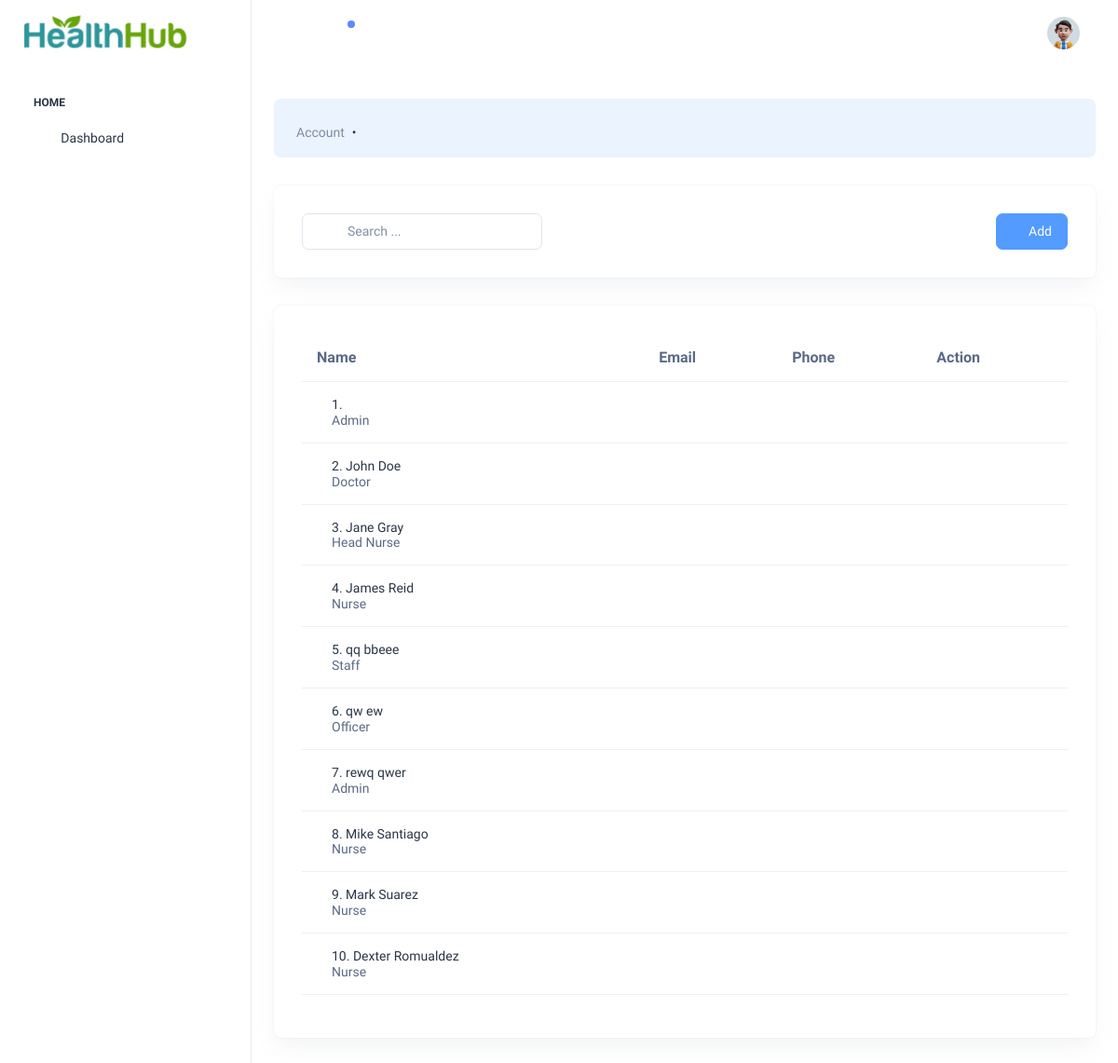
Page /pages/accounts--.php on the earlier database version.
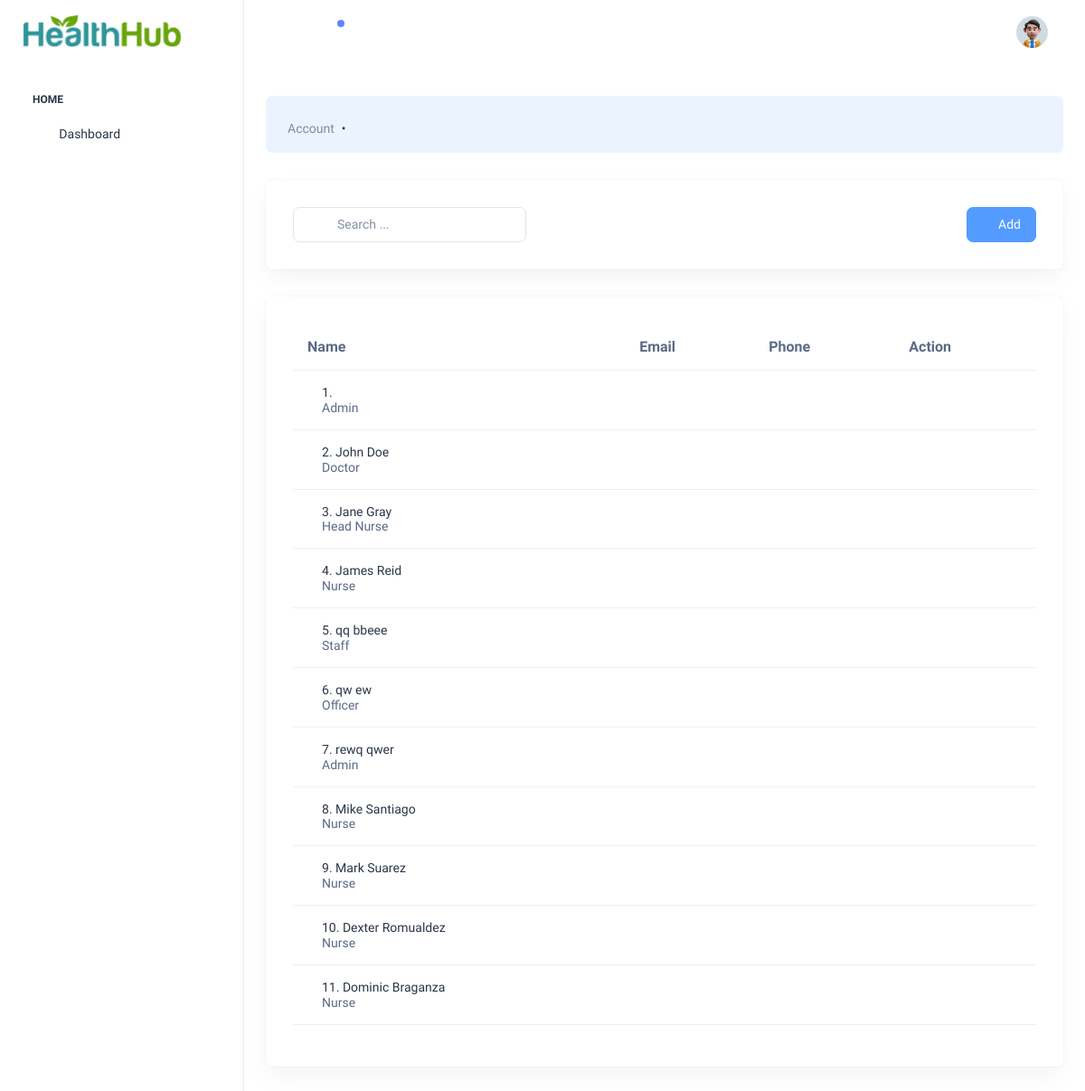
Same page on the later database version.
### tables this page shows
CREATE TABLE `account` (
  `Id` tinyint(11) NOT NULL AUTO_INCREMENT,
  `username` varchar(100) NOT NULL DEFAULT '',
  `password` varchar(100) NOT NULL,
  `firstName` varchar(150) DEFAULT NULL,
  `lastName` varchar(150) DEFAULT NULL,
  `status` varchar(255) DEFAULT 'Inactive',
  `role` varchar(20) DEFAULT 'Customer',
  `dateAdded` date DEFAULT NULL,
  `drSpecialtyId` int(11) DEFAULT NULL,
  `nHeadNurseId` int(11) DEFAULT NULL,
  `departmentId` int(11) DEFAULT NULL,
  `shiftStart` time DEFAULT NULL,
  `shiftEnd` time DEFAULT NULL,
  PRIMARY KEY (`Id`)
);

### config/Models.php (called while the page is built, shortened)
<?php
include "CRUD.php";
function account() {
	$crud = new CRUD;
	$crud->table = "account";
	return $crud;
}
?>

### config/CRUD.php (called while the page is built)
<?php class CRUD{var $table;var $obj=array();function arrayToQuery($query){$query_array=array();foreach($query as $key=>$key_value){if($key_value=="NOW()"){$query_array[]="$key=$key_value";}else{$query_array[]="$key='".htmlspecialchars($key_value,ENT_QUOTES)."'";}}return implode(', ',$query_array);}function list($query=""){$query=$query?"where ".$query:"";$db=Database::connect();$pdo=$db->prepare("select * from $this->table $query");$pdo->execute();$result=$pdo->fetchAll(PDO::FETCH_OBJ);Database::disconnect();return $result;}function count($query=""){$query=$query?"where ".$query:"";$db=Database::connect();$pdo=$db->prepare("select * from $this->table $query");$pdo->execute();Database::disconnect();return $pdo->rowCount();}function get($args){$db=Database::connect();$pdo=$db->prepare("select * from $this->table where $args");$pdo->execute();$result=$pdo->fetch(PDO::FETCH_OBJ);Database::disconnect();return $result;}function create(){$object=$this->arrayToQuery($this->obj);$db=Database::connect();$pdo=$db->prepare("insert into $this->table set $object");$pdo->execute();Database::disconnect();}function update($args){$object=$this->arrayToQuery($this->obj);$db=Database::connect();$pdo=$db->prepare("update $this->table set $object where $args");$pdo->execute();Database::disconnect();}function delete($args){$db=Database::connect();$pdo=$db->prepare("delete from $this->table where $args");$pdo->execute();Database::disconnect();}} ?>

### pages/accounts--.php (the view, shortened to what the changed rows need)
<?php
  $ROOT_DIR="../";
  include $ROOT_DIR . "templates/header.php";
  $user_list = account()->list();
?>
<br>
          <div class="widget-content searchable-container list">
            <div class="card card-body">
              <div class="table-responsive">
                <table class="table search-table align-middle text-nowrap">
                  <thead class="header-item">
                    <th>Name</th>
                    <th>Email</th>
                    <th>Phone</th>
                    <th>Action</th>
                  </thead>
                  <tbody>
                    <?php
                    $count = 0;
                    foreach ($user_list as $row):
                      $count += 1;
                       ?>
                    <tr class="search-items">
                      <td>
                        <div class="d-flex align-items-center">
                          <div class="ms-3">
                            <div class="user-meta-info">
                              <h6 class="user-name mb-0" data-name="<?=$row->firstName;?> <?=$row->lastName;?>"><?=$count;?>. <?=$row->firstName;?> <?=$row->lastName;?></h6>
                              <span class="user-work fs-3" data-occupation="<?=$row->role;?>"><?=$row->role;?></span>
                            </div>
                          </div>
                        </div>
                      </td>
                      <td>
                      </td>
                      <td>
                      </td>
                      <td>
                        <div class="action-btn">
                          <a href="javascript:void(0)" class="text-info edit">
                            <i class="ti ti-eye fs-5"></i>
                          </a>
                          <a href="javascript:void(0)" class="text-dark delete ms-2">
                            <i class="ti ti-trash fs-5"></i>
                          </a>
                        </div>
                      </td>
                    </tr>
                  <?php endforeach; ?>
                  </tbody>
                </table>
              </div>
            </div>
          </div>
          <?php include $ROOT_DIR . "templates/footer.php"; ?>

Differences in the rows shown:
added account: firstName "Dominic", lastName "Braganza", role "Nurse"
